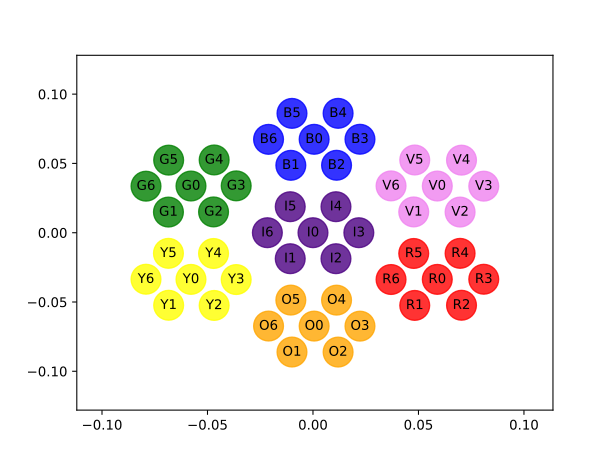

Source code (Python):
import yaml
import matplotlib.pylab as plt

with open('../instrument/strip_focal_plane.yaml', 'rt') as f:
    focal_plane = yaml.load(f)

points = [(x['orientation'][0], x['orientation'][1], key, x['color'])
          for key, x in focal_plane.items()]
plt.scatter(x=[x[0] for x in points],
            y=[x[1] for x in points],
            color=[x[3] for x in points],
            s=500, alpha=0.8)

for pt in points:
    plt.text(pt[0], pt[1], pt[2],
             horizontalalignment='center',
             verticalalignment='center')

plt.savefig('strip_focal_plane_plot.svg')
